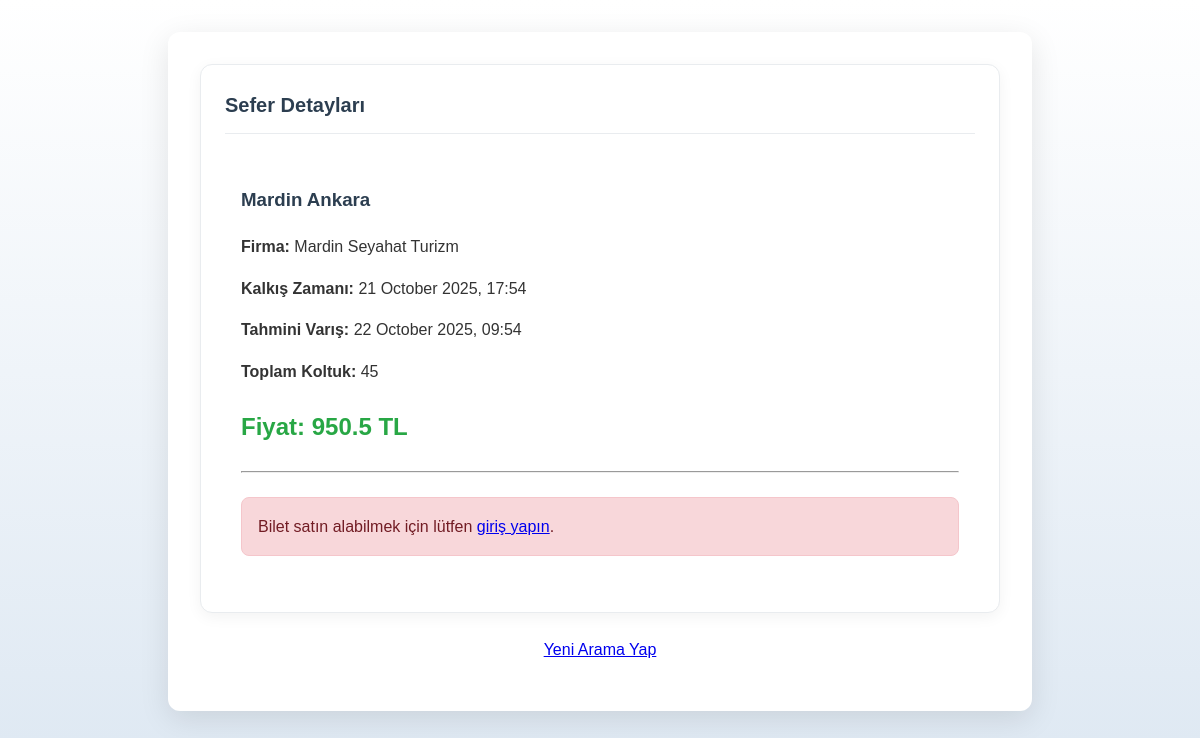
Page /sefer_detay.php?id=2 on the committed database.
### tables this page shows
CREATE TABLE Buses (
            id INTEGER PRIMARY KEY AUTOINCREMENT,
            company_id INTEGER NOT NULL,
            departure_city TEXT NOT NULL,
            arrival_city TEXT NOT NULL,
            departure_time DATETIME NOT NULL,
            arrival_time DATETIME NOT NULL,
            seat_count INTEGER NOT NULL,
            price REAL NOT NULL,
            FOREIGN KEY (company_id) REFERENCES Companies (id)
        );

CREATE TABLE Companies (
            id INTEGER PRIMARY KEY AUTOINCREMENT,
            name TEXT NOT NULL UNIQUE,
            created_at TIMESTAMP DEFAULT CURRENT_TIMESTAMP
        );

### sefer_detay.php (the view, shortened to what this page needs)
<?php
require 'includes/db_connect.php';
$sefer_id = $_GET['id'];
$sql = "SELECT Buses.*, Companies.name AS company_name
        FROM Buses
        JOIN Companies ON Buses.company_id = Companies.id
        WHERE Buses.id = ?";
$stmt = $pdo->prepare($sql);
$stmt->execute([$sefer_id]);
$sefer = $stmt->fetch(PDO::FETCH_ASSOC);
?>
<!DOCTYPE html>
<html lang="tr">
<head>
    <link rel="stylesheet" href="css/style.css">
</head>
<body>
    <div class="container">
        <div class="card">
            <h2 class="card-header">
                <i class="fa-solid fa-bus"></i> Sefer Detayları
            </h2>
            <div style="padding: 1rem;">
                <h3>
                    <?php echo htmlspecialchars($sefer['departure_city']); ?>
                    <?php echo htmlspecialchars($sefer['arrival_city']); ?>
                </h3>
                <p><i class="fa-solid fa-building"></i> <strong>Firma:</strong> <?php echo htmlspecialchars($sefer['company_name']); ?></p>
                <p><i class="fa-solid fa-clock"></i> <strong>Kalkış Zamanı:</strong> <?php echo date('d F Y, H:i', strtotime($sefer['departure_time'])); ?></p>
                <p><i class="fa-solid fa-flag-checkered"></i> <strong>Tahmini Varış:</strong> <?php echo date('d F Y, H:i', strtotime($sefer['arrival_time'])); ?></p>
                <p><i class="fa-solid fa-chair"></i> <strong>Toplam Koltuk:</strong> <?php echo htmlspecialchars($sefer['seat_count']); ?></p>
                <p style="font-size: 1.5rem; font-weight: 700; color: #28a745;"><i class="fa-solid fa-tags"></i> Fiyat: <?php echo htmlspecialchars($sefer['price']); ?> TL</p>
                <hr style="margin: 1.5rem 0;">
                <?php if (isset($_SESSION['user_id'])): ?>
                    <a href="bilet_al.php?sefer_id=<?php echo $sefer['id']; ?>"><button class="btn-success" style="width: 100%;"><i class="fa-solid fa-ticket-alt"></i> Hemen Bilet Al</button></a>
                <?php else: ?>
                    <p class="error-message">Bilet satın alabilmek için lütfen <a href="login.php">giriş yapın</a>.</p>
                <?php endif; ?>
            </div>
        </div>
        <p style="text-align: center; margin-top: 1rem;"><a href="index.php">Yeni Arama Yap</a></p>
    </div>
</body>
</html>

### css/style.css (style rules this page uses)
body { font-family: 'Poppins', sans-serif; background-color: #f8f9fa; background-image: linear-gradient(to top, #dfe9f3 0%, white 100%); color: #333; line-height: 1.6; }
.container { max-width: 800px; margin: 2rem auto; padding: 2rem; background-color: #ffffff; border-radius: 12px; box-shadow: 0 8px 30px rgba(0,0,0,0.1); }
h2, h3, h4 { color: #2c3e50; font-weight: 600; }
.card { background-color: #fff; border: 1px solid #e9ecef; padding: 1.5rem; border-radius: 12px; margin-bottom: 1.5rem; box-shadow: 0 4px 15px rgba(0,0,0,0.05); transition: all 0.3s ease; }
.card-header { margin-top: 0; padding-bottom: 0.75rem; border-bottom: 1px solid #e9ecef; font-size: 1.25rem; font-weight: 600; }
.error-message, .success-message { padding: 1rem; border-radius: 8px; margin-bottom: 1rem; border: 1px solid transparent; }
.error-message { color: #721c24; background-color: #f8d7da; border-color: #f5c6cb; }
body { font-family: 'Poppins', sans-serif; background-color: #f4f6f8; }

### rows in the picture
buses: departure_city "Mardin", arrival_city "Ankara", company.name "Mardin Seyahat Turizm", departure_time "21 October 2025, 17:54", arrival_time "22 October 2025, 09:54", seat_count "45", price "950.5"
